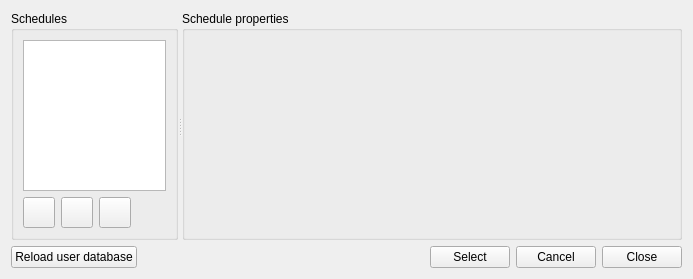
<?xml version="1.0" encoding="UTF-8"?>
<ui version="4.0">
 <class>SVDBScheduleEditDialog</class>
 <widget class="QWidget" name="SVDBScheduleEditDialog">
  <property name="geometry">
   <rect>
    <x>0</x>
    <y>0</y>
    <width>693</width>
    <height>279</height>
   </rect>
  </property>
  <property name="windowTitle">
   <string>Boundary Condition Database</string>
  </property>
  <layout class="QVBoxLayout" name="verticalLayout" stretch="0,0">
   <item>
    <widget class="QSplitter" name="splitter">
     <property name="orientation">
      <enum>Qt::Horizontal</enum>
     </property>
     <widget class="QGroupBox" name="groupBox">
      <property name="title">
       <string>Schedules</string>
      </property>
      <layout class="QGridLayout" name="gridLayout_5">
       <item row="1" column="2">
        <widget class="QToolButton" name="toolButtonRemove">
         <property name="icon">
          <iconset resource="../resources/SIM-VICUS.qrc">
           <normaloff>:/gfx/actions/24x24/minus.png</normaloff>:/gfx/actions/24x24/minus.png</iconset>
         </property>
         <property name="iconSize">
          <size>
           <width>24</width>
           <height>24</height>
          </size>
         </property>
        </widget>
       </item>
       <item row="0" column="0" colspan="4">
        <widget class="QTableView" name="tableView">
         <property name="alternatingRowColors">
          <bool>true</bool>
         </property>
         <property name="selectionMode">
          <enum>QAbstractItemView::SingleSelection</enum>
         </property>
         <property name="selectionBehavior">
          <enum>QAbstractItemView::SelectRows</enum>
         </property>
         <property name="sortingEnabled">
          <bool>true</bool>
         </property>
         <attribute name="horizontalHeaderVisible">
          <bool>false</bool>
         </attribute>
        </widget>
       </item>
       <item row="1" column="3">
        <spacer name="horizontalSpacer">
         <property name="orientation">
          <enum>Qt::Horizontal</enum>
         </property>
         <property name="sizeHint" stdset="0">
          <size>
           <width>1156</width>
           <height>20</height>
          </size>
         </property>
        </spacer>
       </item>
       <item row="1" column="1">
        <widget class="QToolButton" name="toolButtonCopy">
         <property name="icon">
          <iconset resource="../resources/SIM-VICUS.qrc">
           <normaloff>:/gfx/actions/24x24/editcopy.png</normaloff>:/gfx/actions/24x24/editcopy.png</iconset>
         </property>
         <property name="iconSize">
          <size>
           <width>24</width>
           <height>24</height>
          </size>
         </property>
        </widget>
       </item>
       <item row="1" column="0">
        <widget class="QToolButton" name="toolButtonAdd">
         <property name="icon">
          <iconset resource="../resources/SIM-VICUS.qrc">
           <normaloff>:/gfx/actions/24x24/plus.png</normaloff>:/gfx/actions/24x24/plus.png</iconset>
         </property>
         <property name="iconSize">
          <size>
           <width>24</width>
           <height>24</height>
          </size>
         </property>
        </widget>
       </item>
      </layout>
     </widget>
     <widget class="QGroupBox" name="groupBox_2">
      <property name="minimumSize">
       <size>
        <width>500</width>
        <height>0</height>
       </size>
      </property>
      <property name="title">
       <string>Schedule properties</string>
      </property>
      <layout class="QGridLayout" name="gridLayout_6">
       <item row="0" column="0">
        <widget class="SVDBScheduleEditWidget" name="editWidget" native="true">
         <property name="minimumSize">
          <size>
           <width>0</width>
           <height>0</height>
          </size>
         </property>
         <property name="baseSize">
          <size>
           <width>0</width>
           <height>0</height>
          </size>
         </property>
        </widget>
       </item>
      </layout>
     </widget>
    </widget>
   </item>
   <item>
    <layout class="QHBoxLayout" name="horizontalLayout">
     <item>
      <widget class="QPushButton" name="pushButtonReloadUserDB">
       <property name="text">
        <string>Reload user database</string>
       </property>
      </widget>
     </item>
     <item>
      <spacer name="horizontalSpacer_2">
       <property name="orientation">
        <enum>Qt::Horizontal</enum>
       </property>
       <property name="sizeHint" stdset="0">
        <size>
         <width>40</width>
         <height>20</height>
        </size>
       </property>
      </spacer>
     </item>
     <item>
      <widget class="QPushButton" name="pushButtonSelect">
       <property name="text">
        <string>Select</string>
       </property>
      </widget>
     </item>
     <item>
      <widget class="QPushButton" name="pushButtonCancel">
       <property name="text">
        <string>Cancel</string>
       </property>
      </widget>
     </item>
     <item>
      <widget class="QPushButton" name="pushButtonClose">
       <property name="text">
        <string>Close</string>
       </property>
      </widget>
     </item>
    </layout>
   </item>
  </layout>
 </widget>
 <customwidgets>
  <customwidget>
   <class>SVDBScheduleEditWidget</class>
   <extends>QWidget</extends>
   <header>SVDBScheduleEditWidget.h</header>
   <container>1</container>
  </customwidget>
 </customwidgets>
 <resources>
  <include location="../resources/SIM-VICUS.qrc"/>
 </resources>
 <connections/>
</ui>
